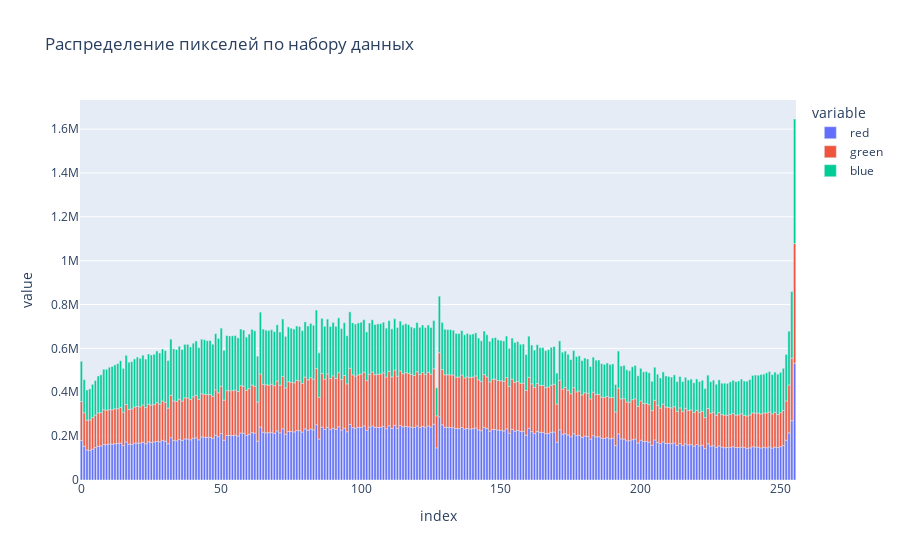

Here is the notebook cell this chart was saved with:
### Code cell
px.bar(df, title='Распределение пикселей по набору данных')

### Figure 1 — Plotly figure (JSON) as saved in the notebook; plotly's stock layout.template omitted (floating-point values rounded to 4 significant figures; data arrays with more than 128 entries replaced by an {"elided": "..."} marker saying what was removed)
{"data": [{"alignmentgroup": "True", "hovertemplate": "variable=red<br>index=%{x}<br>value=%{y}<extra></extra>", "legendgroup": "red", "marker": {"color": "#636efa", "pattern": {"shape": ""}}, "name": "red", "offsetgroup": "red", "orientation": "v", "showlegend": true, "textposition": "auto", "type": "bar", "x": {"elided": "256 int values"}, "xaxis": "x", "y": {"elided": "256 int values"}, "yaxis": "y"}, {"alignmentgroup": "True", "hovertemplate": "variable=green<br>index=%{x}<br>value=%{y}<extra></extra>", "legendgroup": "green", "marker": {"color": "#EF553B", "pattern": {"shape": ""}}, "name": "green", "offsetgroup": "green", "orientation": "v", "showlegend": true, "textposition": "auto", "type": "bar", "x": {"elided": "256 int values"}, "xaxis": "x", "y": {"elided": "256 int values"}, "yaxis": "y"}, {"alignmentgroup": "True", "hovertemplate": "variable=blue<br>index=%{x}<br>value=%{y}<extra></extra>", "legendgroup": "blue", "marker": {"color": "#00cc96", "pattern": {"shape": ""}}, "name": "blue", "offsetgroup": "blue", "orientation": "v", "showlegend": true, "textposition": "auto", "type": "bar", "x": {"elided": "256 int values"}, "xaxis": "x", "y": {"elided": "256 int values"}, "yaxis": "y"}], "layout": {"barmode": "relative", "legend": {"title": {"text": "variable"}, "tracegroupgap": 0}, "title": {"text": "Распределение пикселей по набору данных"}, "xaxis": {"anchor": "y", "domain": [0, 1], "title": {"text": "index"}}, "yaxis": {"anchor": "x", "domain": [0, 1], "title": {"text": "value"}}}}
